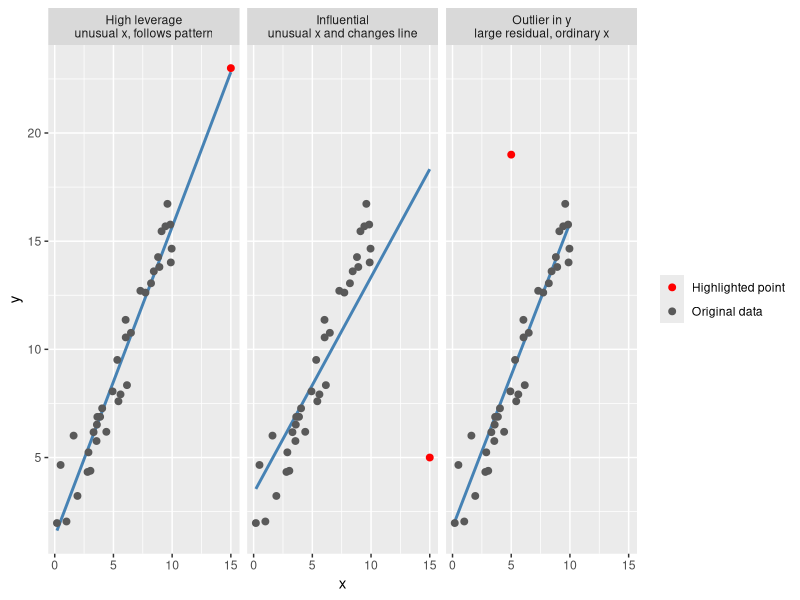
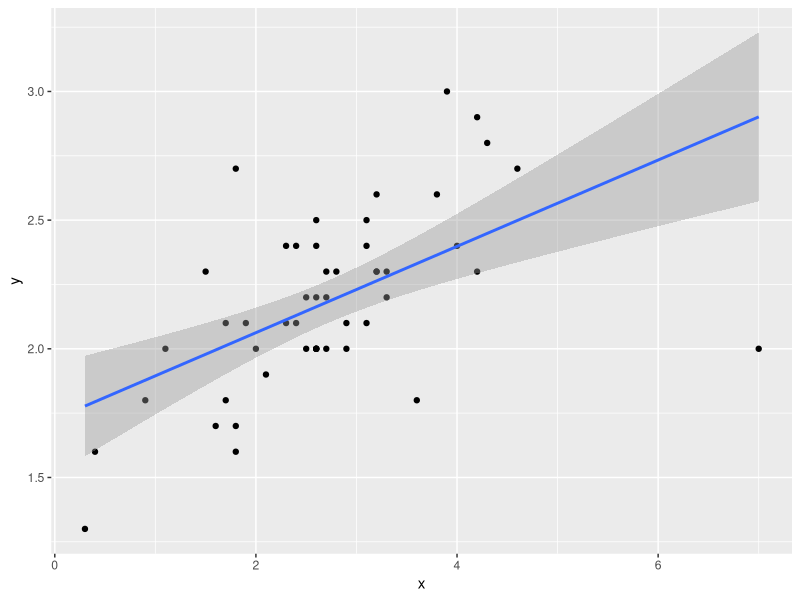
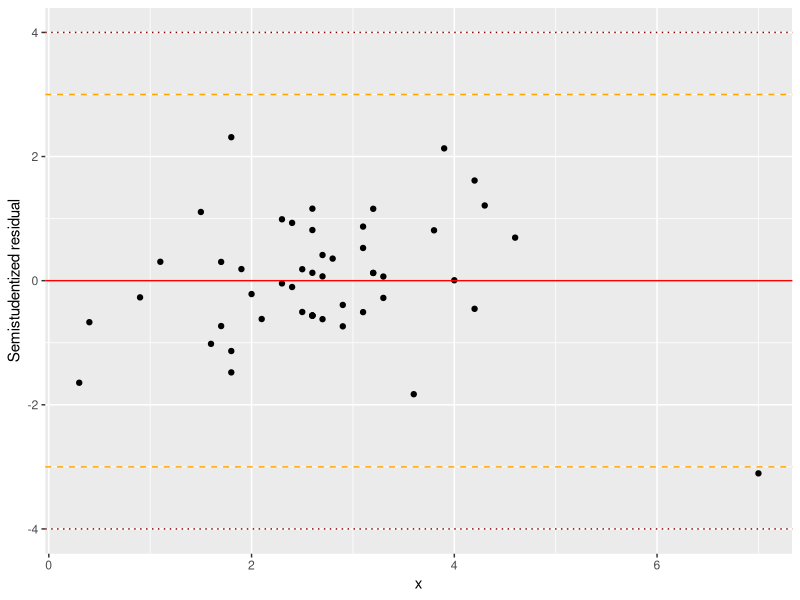
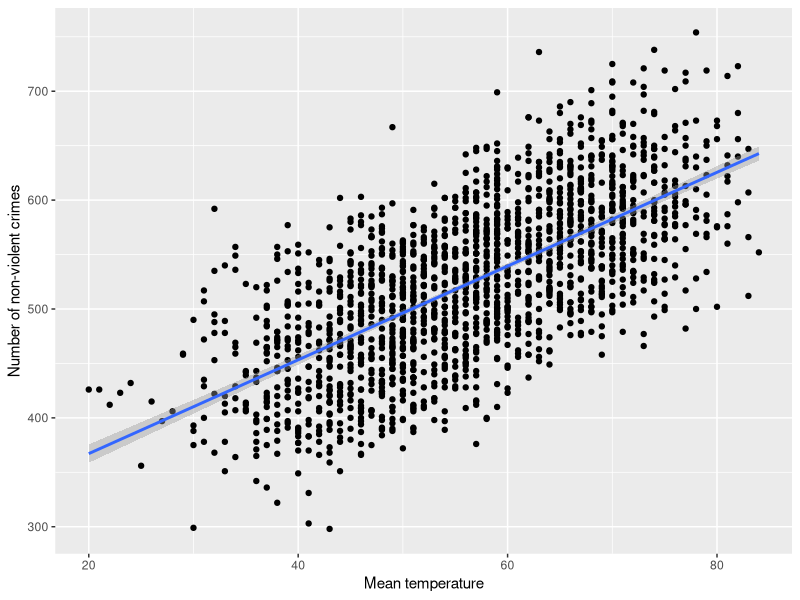
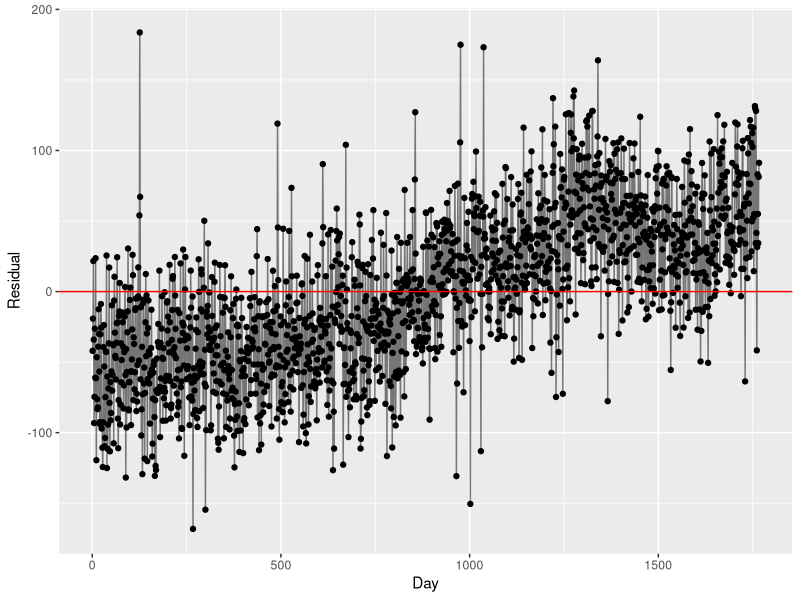
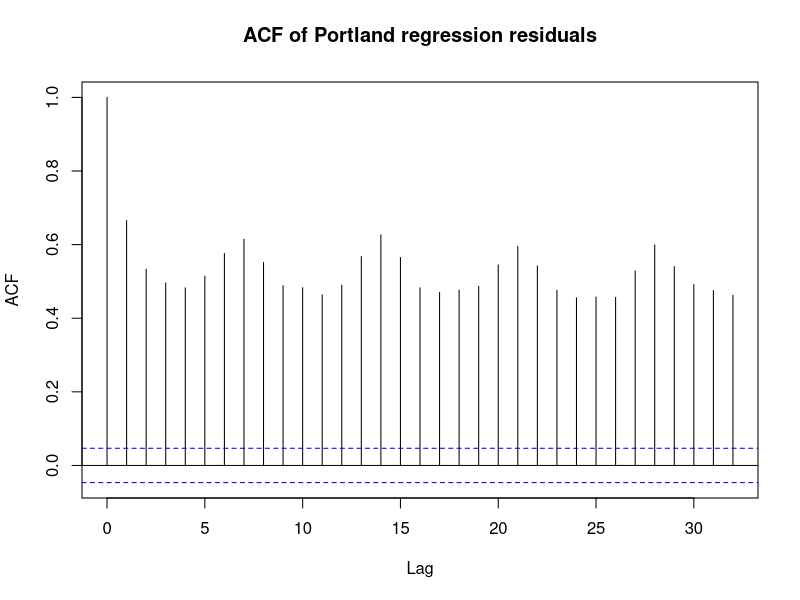
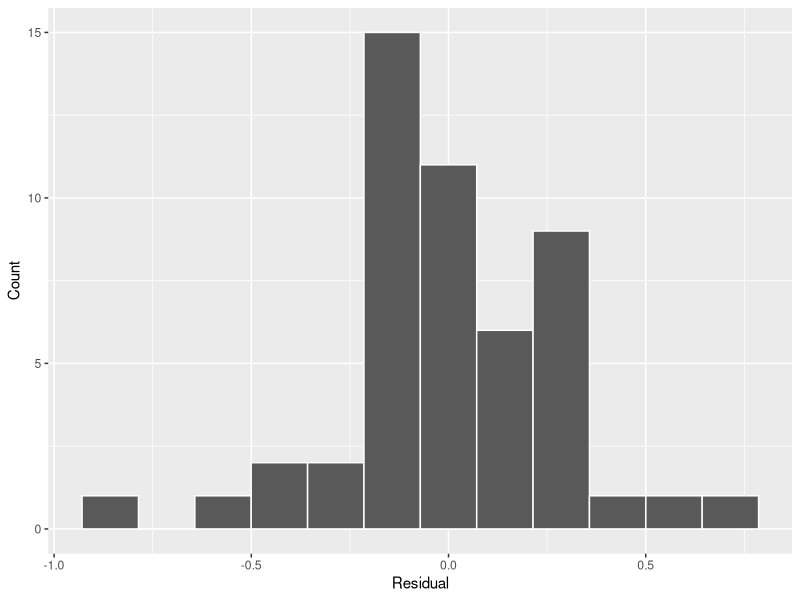
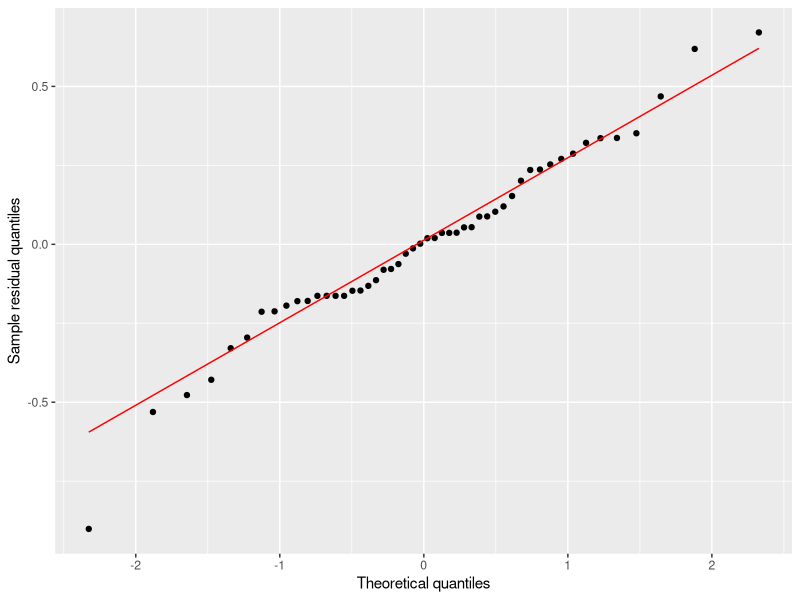

Reproduce these figures in R, in order.
## ---- chunk 1
#| warning: false
#| message: false

library(tidyverse)

set.seed(808)

base_points <- tibble(
  x = runif(35, 0, 10),
  y = 2 + 1.4 * x + rnorm(35, sd = 1)
)

case_points <- tibble(
  pattern = c(
    "Outlier in y\nlarge residual, ordinary x",
    "High leverage\nunusual x, follows pattern",
    "Influential\nunusual x and changes line"
  ),
  x = c(5, 15, 15),
  y = c(19, 23, 5)
)

base_by_pattern <- bind_rows(
  lapply(case_points$pattern, \(this_pattern) {
    base_points |>
      mutate(
        pattern = this_pattern,
        point_type = "Original data"
      )
  })
)

diagnostic_cases <- case_points |>
  mutate(point_type = "Highlighted point")

diagnostic_comparison <- bind_rows(base_by_pattern, diagnostic_cases)

ggplot(diagnostic_comparison, aes(x = x, y = y)) +
  geom_smooth(method = "lm", formula = y ~ x, se = FALSE, color = "steelblue") +
  geom_point(aes(color = point_type), size = 2) +
  facet_wrap(~pattern, nrow = 1) +
  scale_color_manual(values = c("Highlighted point" = "red", "Original data" = "gray35")) +
  labs(x = "x", y = "y", color = NULL)
## ---- chunk 2
#| warning: false
#| message: false

library(tidyverse)

outlier_dat <- read_csv("example_08_01.csv", show_col_types = FALSE)

ggplot(outlier_dat, aes(x = x, y = y)) +
  geom_point() +
  geom_smooth(method = "lm", formula = y ~ x) +
  labs(x = "x", y = "y")
## ---- chunk 3
#| warning: false
#| message: false

fit_outlier <- lm(y ~ x, data = outlier_dat)

outlier_diag <- outlier_dat |>
  mutate(
    obs = row_number(),
    yhat = fitted(fit_outlier),
    e = resid(fit_outlier),
    e_star = e / sigma(fit_outlier)
  )

ggplot(outlier_diag, aes(x = x, y = e_star)) +
  geom_point() +
  geom_hline(yintercept = 0, color = "red") +
  geom_hline(yintercept = c(-3, 3), color = "orange", linetype = "dashed") +
  geom_hline(yintercept = c(-4, 4), color = "darkred", linetype = "dotted") +
  labs(x = "x", y = "Semistudentized residual")
## ---- chunk 4
outlier_diag |>
  arrange(desc(abs(e_star))) |>
  select(obs, x, y, yhat, e, e_star) |>
  slice_head(n = 5) |>
  knitr::kable(digits = 3)
## ---- chunk 5
#| warning: false
#| message: false

library(tidyverse)

portland <- read_csv("PortlandWeatherCrime.csv", show_col_types = FALSE)
names(portland)[1] <- "day"

ggplot(portland, aes(x = Mean_Temp, y = Num_Total_Crimes)) +
  geom_point() +
  geom_smooth(method = "lm", formula = y ~ x) +
  labs(x = "Mean temperature", y = "Number of non-violent crimes")

fit_portland <- lm(Num_Total_Crimes ~ Mean_Temp, data = portland)
summary(fit_portland)
## ---- chunk 6
#| warning: false
#| message: false

portland_diag <- portland |>
  mutate(res = resid(fit_portland))

ggplot(portland_diag, aes(x = day, y = res)) +
  geom_point() +
  geom_line(alpha = 0.5) +
  geom_hline(yintercept = 0, color = "red") +
  labs(x = "Day", y = "Residual")
## ---- chunk 7
acf(portland_diag$res, main = "ACF of Portland regression residuals")
## ---- chunk 8
#| warning: false
#| message: false

if (requireNamespace("lmtest", quietly = TRUE)) {
  lmtest::dwtest(fit_portland)
} else {
  "Install the lmtest package to run lmtest::dwtest()."
}

Box.test(portland_diag$res, lag = 7, type = "Ljung-Box")

if (requireNamespace("lmtest", quietly = TRUE)) {
  lmtest::bgtest(fit_portland, order = 7)
} else {
  "Install the lmtest package to run lmtest::bgtest()."
}
## ---- chunk 9
#| warning: false
#| message: false

ggplot(outlier_diag, aes(x = e)) +
  geom_histogram(bins = 12, color = "white") +
  labs(x = "Residual", y = "Count")

ggplot(outlier_diag, aes(sample = e)) +
  stat_qq() +
  stat_qq_line(color = "red") +
  labs(x = "Theoretical quantiles", y = "Sample residual quantiles")
## ---- chunk 10
shapiro.test(resid(fit_outlier))
